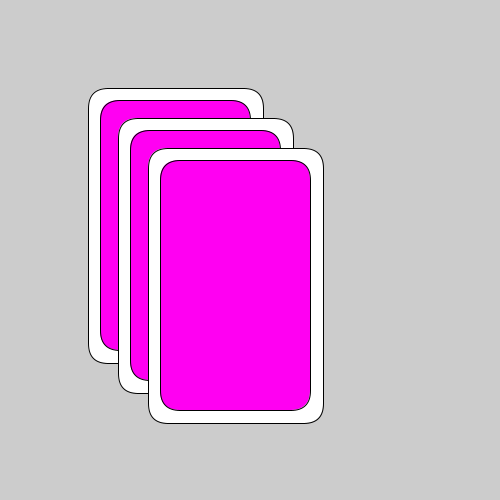
Frame 1 (no input)
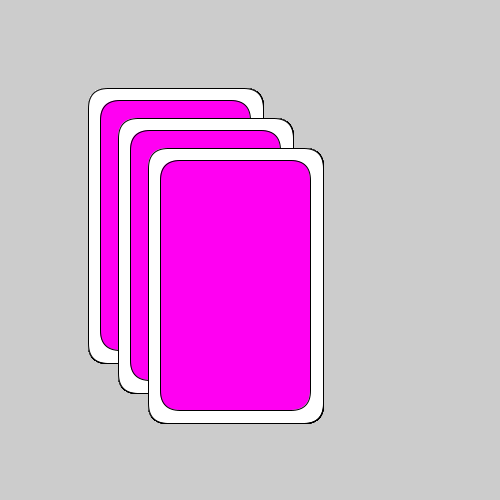
Frame 60 (the mouse pressed at the canvas centre just before this capture)
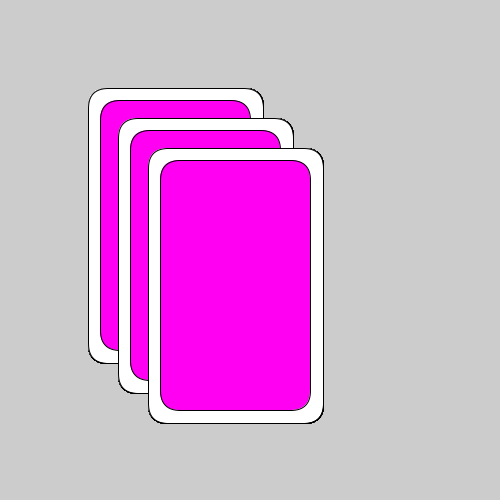
Frame 120 (the mouse held since frame 60 and released just before this capture)

The Processing sketch that drew these frames (run headless with seeded random() and noise(); from frame 60 on, the mouse is pressed at the canvas centre):

// Processing sketch: card_many
// ── card_many.pde
void setup(){
  size(500,500);
}
int W=25;
void draw(){
  drawCard(100,100);
  drawCard(130,130);
  drawCard(160,160);
}
void drawCard(int x, int y){
  fill(255);
  rect(x-W/2,y-W/2,150+W,250+W,20);
  fill(#FF00F2);
  rect(x,y,150,250,20);
}
